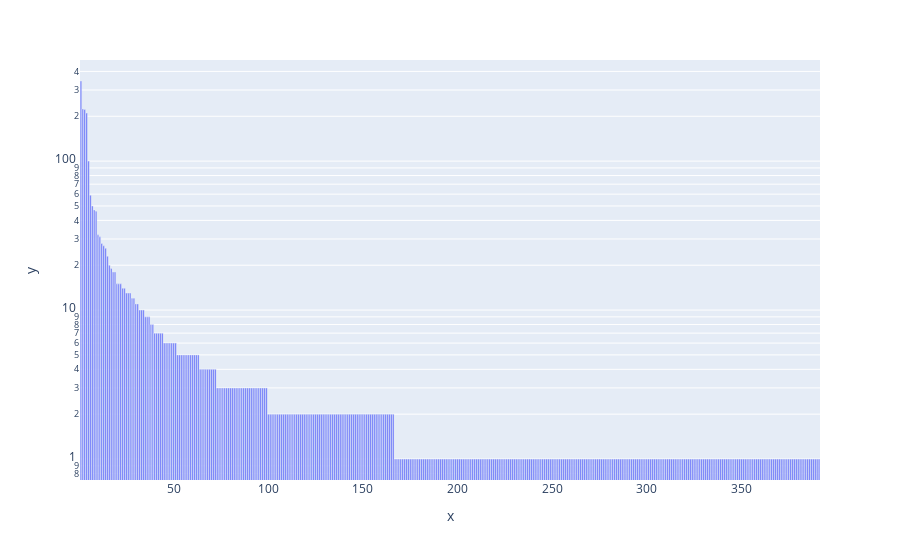

Here is the notebook cell this chart was saved with:
### Code cell
fig = px.bar(x=range(1, len(y)+1),y=y, log_y=True)
fig.show()

### Figure 1 — Plotly figure (JSON) as saved in the notebook; plotly's stock layout.template omitted (floating-point values rounded to 4 significant figures; data arrays with more than 128 entries replaced by an {"elided": "..."} marker saying what was removed)
{"data": [{"alignmentgroup": "True", "hovertemplate": "x=%{x}<br>y=%{y}<extra></extra>", "legendgroup": "", "marker": {"color": "#636efa", "pattern": {"shape": ""}}, "name": "", "offsetgroup": "", "orientation": "v", "showlegend": false, "textposition": "auto", "type": "bar", "x": {"elided": "391 int values"}, "xaxis": "x", "y": {"elided": "391 int values"}, "yaxis": "y"}], "layout": {"barmode": "relative", "legend": {"tracegroupgap": 0}, "margin": {"t": 60}, "xaxis": {"anchor": "y", "domain": [0, 1], "title": {"text": "x"}}, "yaxis": {"anchor": "x", "domain": [0, 1], "title": {"text": "y"}, "type": "log"}}}
